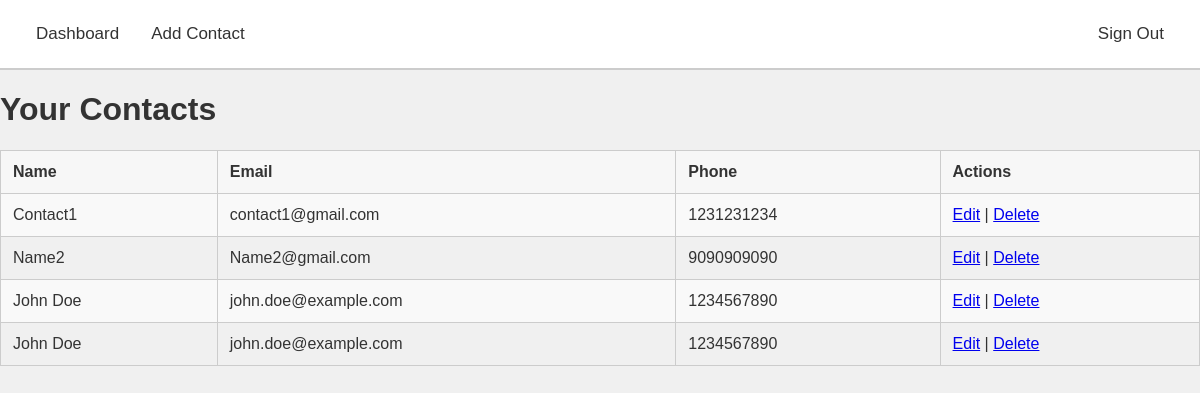
The page /dashboard/ (signed in) on the database its author committed.
### contacts/models.py (models this page shows, shortened)
class Contact(models.Model):
    name = models.CharField(max_length=100)
    email = models.EmailField()
    phone = models.CharField(max_length=15)
    address = models.CharField(max_length=255, blank=True)
    user = models.ForeignKey(User, on_delete=models.CASCADE)  # Related to User

### contacts/views.py (the view)
# urls.py: path('dashboard/', views.dashboard, name='dashboard'),
@login_required
def dashboard(request):
    contacts = Contact.objects.filter(user=request.user)
    return render(request, 'contacts/dashboard.html', {'contacts': contacts})

### contacts/templates/contacts/dashboard.html
{% extends 'contacts/base.html' %}
{% block content %}
<h1>Your Contacts</h1>
<table>
    <tr>
        <th>Name</th>
        <th>Email</th>
        <th>Phone</th>
        <th>Actions</th>
    </tr>
    {% for contact in contacts %}
    <tr>
        <td>{{ contact.name }}</td>
        <td>{{ contact.email }}</td>
        <td>{{ contact.phone }}</td>
        <td>
            <a href="{% url 'edit_contact' contact.pk %}">Edit</a> |
            <a href="{% url 'delete_contact' contact.pk %}">Delete</a>
        </td>
    </tr>
    {% endfor %}
</table>
{% endblock %}

### contacts/static/contacts/style.css (style rules this page uses)
body { background-color: #f0f0f0; color: #333; font-family: Arial, sans-serif; margin: 0; padding: 0; }
table { width: 100%; border-collapse: collapse; margin-top: 20px; }
table, th, td { border: 1px solid #ccc; }
th, td { padding: 12px; text-align: left; }
th { background-color: #f7f7f7; color: #333; }
tr:nth-child(even) { background-color: #f9f9f9; }

### rows shown on the page
Contact: name "Contact1", email "contact1@gmail.com", phone "1231231234"
Contact: name "Name2", email "Name2@gmail.com", phone "9090909090"
Contact: name "John Doe", email "john.doe@example.com", phone "1234567890"
Contact: name "John Doe", email "john.doe@example.com", phone "1234567890"
